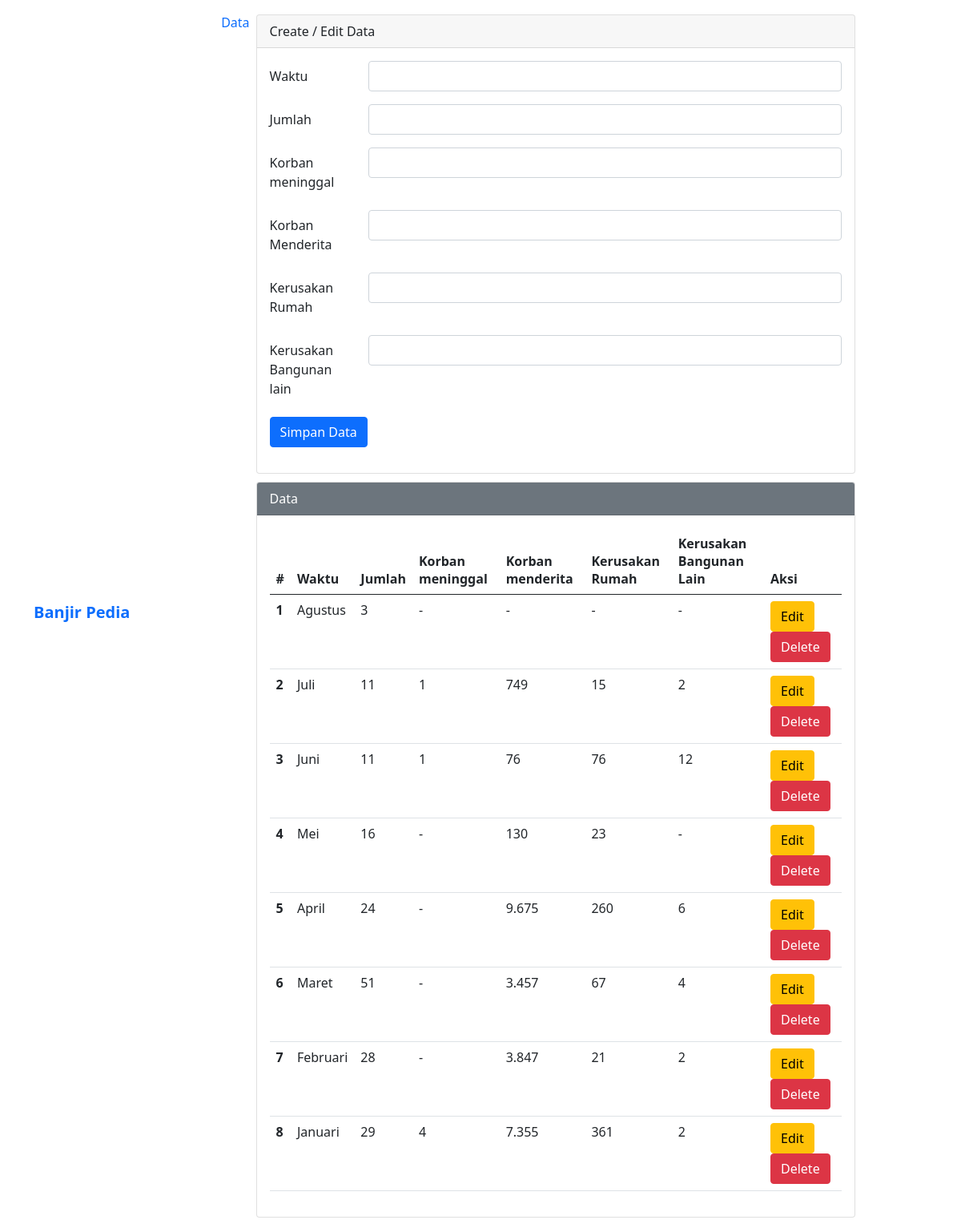
The page / on the database its author committed.
### tables this page shows
CREATE TABLE `data` (
  `id` int(11) NOT NULL,
  `waktu` varchar(25) NOT NULL,
  `jumlah` varchar(25) NOT NULL,
  `korban1` varchar(250) NOT NULL,
  `korban2` varchar(100) NOT NULL,
  `kerusakan1` varchar(25) NOT NULL,
  `kerusakan2` varchar(100) NOT NULL
);

### index.php (the view, shortened to what this page needs)
</head>
    <body>
        <main>
            <nav class="navbar navbar-expand-lg">
                <div class="container">
                    <a class="navbar-brand" href="beranda.php">
                    <strong><span>Banjir</span> Pedia</strong>
                    </a>
                    <div class="collapse navbar-collapse" id="navbarNav">
                        <ul class="navbar-nav mx-auto">
                            <li class="nav-item">
                                <a class="nav-link" href="data.php">
        Data</a>
                            </li>
<?php
$host       = "localhost";
$user       = "root";
$pass       = "";
$db         = "databencana";
$koneksi    = mysqli_connect($host, $user, $pass, $db);
$waktu        = "";
$jumlah       = "";
$korban1    = "";
$korban2    = "";
$kerusakan1   = "";
$kerusakan2   = "";
?>
<!DOCTYPE html>
<html lang="en">
<head>
    <link href="https://cdn.jsdelivr.net/npm/bootstrap@5.0.0-beta2/dist/css/bootstrap.min.css" rel="stylesheet">
</head>
<body>
    <div class="mx-auto">
        <div class="card">
            <div class="card-header">
                Create / Edit Data
            </div>
            <div class="card-body">
                <form action="" method="POST">
                    <div class="mb-3 row">
                        <label for="nim" class="col-sm-2 col-form-label">Waktu</label>
                        <div class="col-sm-10">
                            <input type="text" class="form-control" id="waktu" name="waktu" value="<?php echo $waktu ?>">
                        </div>
                    </div>
                    <div class="mb-3 row">
                        <label for="nama" class="col-sm-2 col-form-label">Jumlah</label>
                        <div class="col-sm-10">
                            <input type="text" class="form-control" id="jumlah" name="jumlah" value="<?php echo $jumlah ?>">
                        </div>
                    </div>
                    <div class="mb-3 row">
                        <label for="alamat" class="col-sm-2 col-form-label">Korban meninggal</label>
                        <div class="col-sm-10">
                            <input type="text" class="form-control" id="korban1" name="korban1" value="<?php echo $korban1 ?>">
                        </div>
                    </div>
                    <div class="mb-3 row">
                        <label for="alamat" class="col-sm-2 col-form-label">Korban Menderita</label>
                        <div class="col-sm-10">
                            <input type="text" class="form-control" id="korban2" name="korban2" value="<?php echo $korban2 ?>">
                        </div>
                    </div>
                    <div class="mb-3 row">
                        <label for="fakultas" class="col-sm-2 col-form-label">Kerusakan Rumah</label>
                        <div class="col-sm-10">
                        <input type="text" class="form-control" id="kerusakan1" name="kerusakan1" value="<?php echo $kerusakan1 ?>">
                        </div>
                    </div>
                    <div class="mb-3 row">
                        <label for="fakultas" class="col-sm-2 col-form-label">Kerusakan Bangunan lain</label>
                        <div class="col-sm-10">
                        <input type="text" class="form-control" id="kerusakan2" name="kerusakan2" value="<?php echo $kerusakan2 ?>">
                        </div>
                    </div>
                    <div class="col-12">
                        <input type="submit" name="simpan" value="Simpan Data" class="btn btn-primary" />
                    </div>
                </form>
            </div>
        </div>
        <div class="card">
            <div class="card-header text-white bg-secondary">
                Data
            </div>
            <div class="card-body">
                <table class="table">
                    <thead>
                        <tr>
                            <th scope="col">#</th>
                            <th scope="col">Waktu</th>
                            <th scope="col">Jumlah</th>
                            <th scope="col">Korban meninggal</th>
                            <th scope="col">Korban menderita</th>
                            <th scope="col">Kerusakan Rumah</th>
                            <th scope="col">Kerusakan Bangunan Lain</th>
                            <th scope="col">Aksi</th>
                        </tr>
                    </thead>
                    <tbody>
                        <?php
                        $sql2   = "select * from data order by id desc";
                        $q2     = mysqli_query($koneksi, $sql2);
                        $urut   = 1;
                        while ($r2 = mysqli_fetch_array($q2)) {
                            $id         = $r2['id'];
                            $waktu       = $r2['waktu'];
                            $jumlah       = $r2['jumlah'];
                            $korban1     = $r2['korban1'];
                            $korban2     = $r2['korban2'];
                            $kerusakan1   = $r2['kerusakan1'];
                            $kerusakan2   = $r2['kerusakan2'];
                        ?>
                            <tr>
                                <th scope="row"><?php echo $urut++ ?></th>
                                <td scope="row"><?php echo $waktu ?></td>
                                <td scope="row"><?php echo $jumlah ?></td>
                                <td scope="row"><?php echo $korban1 ?></td>
                                <td scope="row"><?php echo $korban2 ?></td>
                                <td scope="row"><?php echo $kerusakan1 ?></td>
                                <td scope="row"><?php echo $kerusakan2 ?></td>
                                <td scope="row">
                                    <a href="index.php?op=edit&id=<?php echo $id ?>"><button type="button" class="btn btn-warning">Edit</button></a>
                                    <a href="index.php?op=delete&id=<?php echo $id?>" onclick="return confirm('Yakin mau delete data?')"><button type="button" class="btn btn-danger">Delete</button></a>
                                </td>
                            </tr>
                        <?php
                        }
                        ?>
                    </tbody>
                </table>
            </div>
        </div>
    </div>
</body>
</html>

### index.php (style rules this page uses)
.mx-auto { width: 800px }
.card { margin-top: 10px; }

### rows shown on the page
data: waktu "Agustus", jumlah "3", korban1 "-", korban2 "-", kerusakan1 "-", kerusakan2 "-"
data: waktu "Juli", jumlah "11", korban1 "1", korban2 "749", kerusakan1 "15", kerusakan2 "2"
data: waktu "Juni", jumlah "11", korban1 "1", korban2 "76", kerusakan1 "76", kerusakan2 "12"
data: waktu "Mei", jumlah "16", korban1 "-", korban2 "130", kerusakan1 "23", kerusakan2 "-"
data: waktu "April", jumlah "24", korban1 "-", korban2 "9.675", kerusakan1 "260", kerusakan2 "6"
data: waktu "Maret", jumlah "51", korban1 "-", korban2 "3.457", kerusakan1 "67", kerusakan2 "4"
data: waktu "Februari", jumlah "28", korban1 "-", korban2 "3.847", kerusakan1 "21", kerusakan2 "2"
data: waktu "Januari", jumlah "29", korban1 "4", korban2 "7.355", kerusakan1 "361", kerusakan2 "2"
